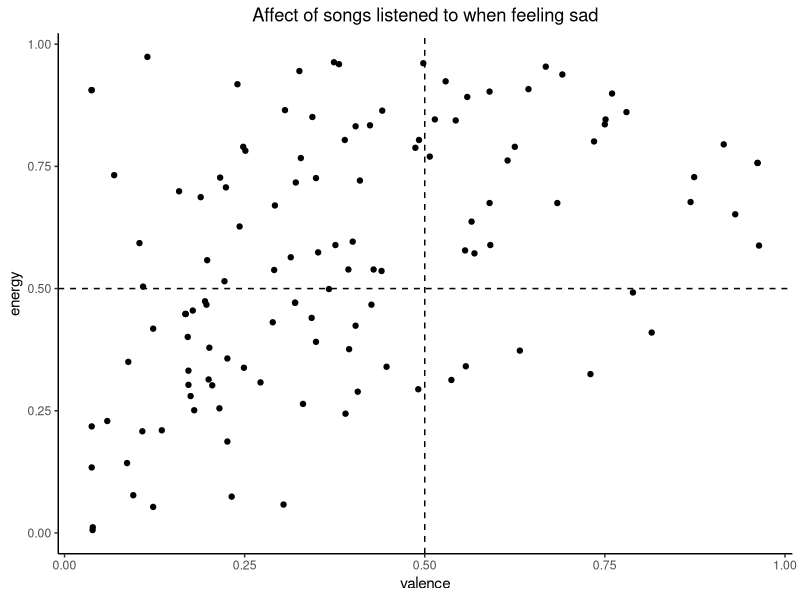
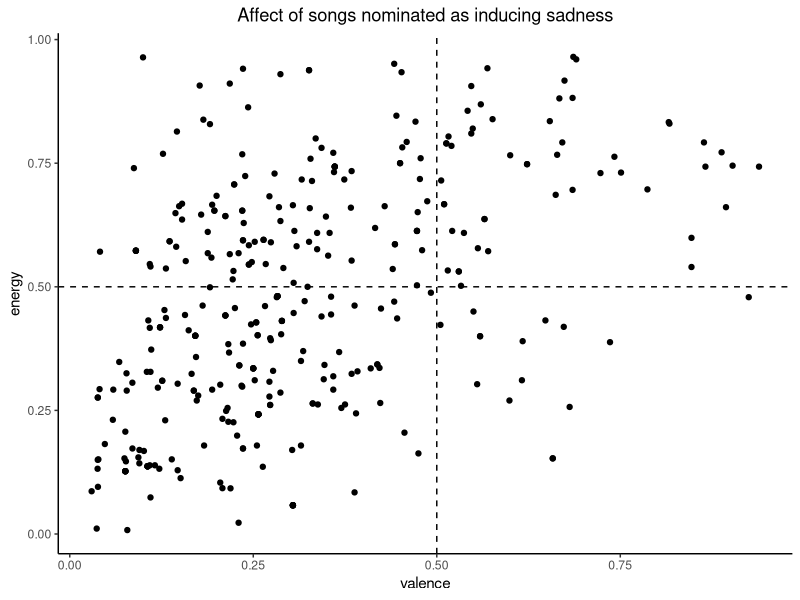
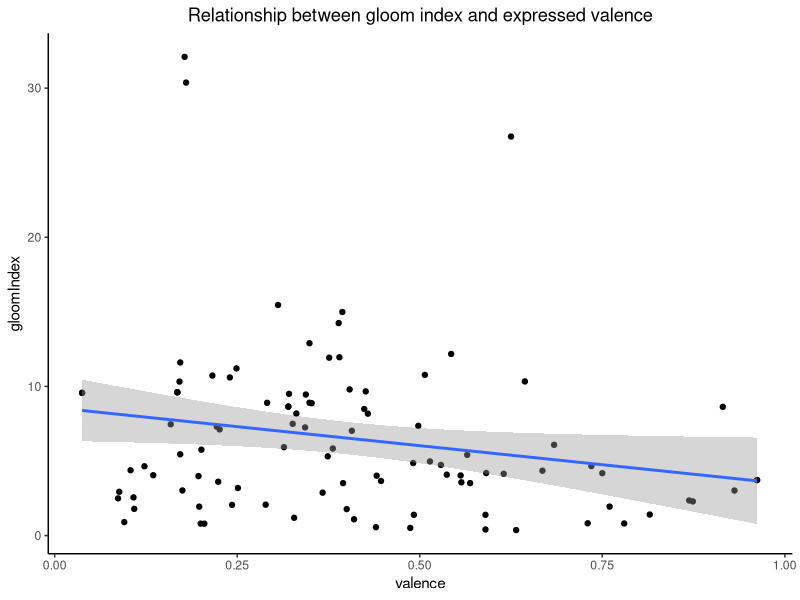

R code for these plots, in order:
## ---- chunk 1
knitr::opts_chunk$set(echo = TRUE)
library(tidyverse)
library(tidytext)
## ---- chunk 2
read_csv(here::here("data", "MusicEmotionRegulation_November17_Prolifc_Processed.csv")) %>% 
  ggplot2::ggplot(aes(x = valence, 
                      y = energy)) +
  ggplot2::geom_point() + 
  ggplot2::geom_hline(yintercept = .5, linetype = "dashed") + 
  ggplot2::geom_vline(xintercept = .5, linetype = "dashed") + 
  ggplot2::theme_classic() + 
  ggplot2::labs(title = "Affect of songs listened to when feeling sad") +
  theme(plot.title = element_text(hjust = 0.5))
## ---- chunk 3

read_csv(here::here("data", "MusicEmotionRegulation_November18_Prolific_Processed.csv")) %>% 
  ggplot2::ggplot(aes(x = valence, 
                      y = energy)) +
  ggplot2::geom_point() + 
  ggplot2::geom_hline(yintercept = .5, linetype = "dashed") + 
  ggplot2::geom_vline(xintercept = .5, linetype = "dashed") + 
  ggplot2::theme_classic() + 
  ggplot2::labs(title = "Affect of songs nominated as inducing sadness") +
  theme(plot.title = element_text(hjust = 0.5))
## ---- chunk 4
read_csv(here::here("data", "MusicEmotionRegulation_November17_Prolific_MusicFeatures.csv")) %>%  
  mutate(pctsad = sadproportion * 100, 
         density = (wordcount/duration_ms) * 1000, 
         gloomIndex = ((1 - valence) + pctsad *(1+density)/2)) %>% 
  ggplot2::ggplot(aes(x = valence, 
                      y = gloomIndex)) +
  ggplot2::geom_point() + 
  ggplot2::stat_smooth(method = "lm") + 
  ggplot2::theme_classic() +
  ggplot2::labs(title = "Relationship between gloom index and expressed valence") +
  theme(plot.title = element_text(hjust = 0.5))
## ---- chunk 5
